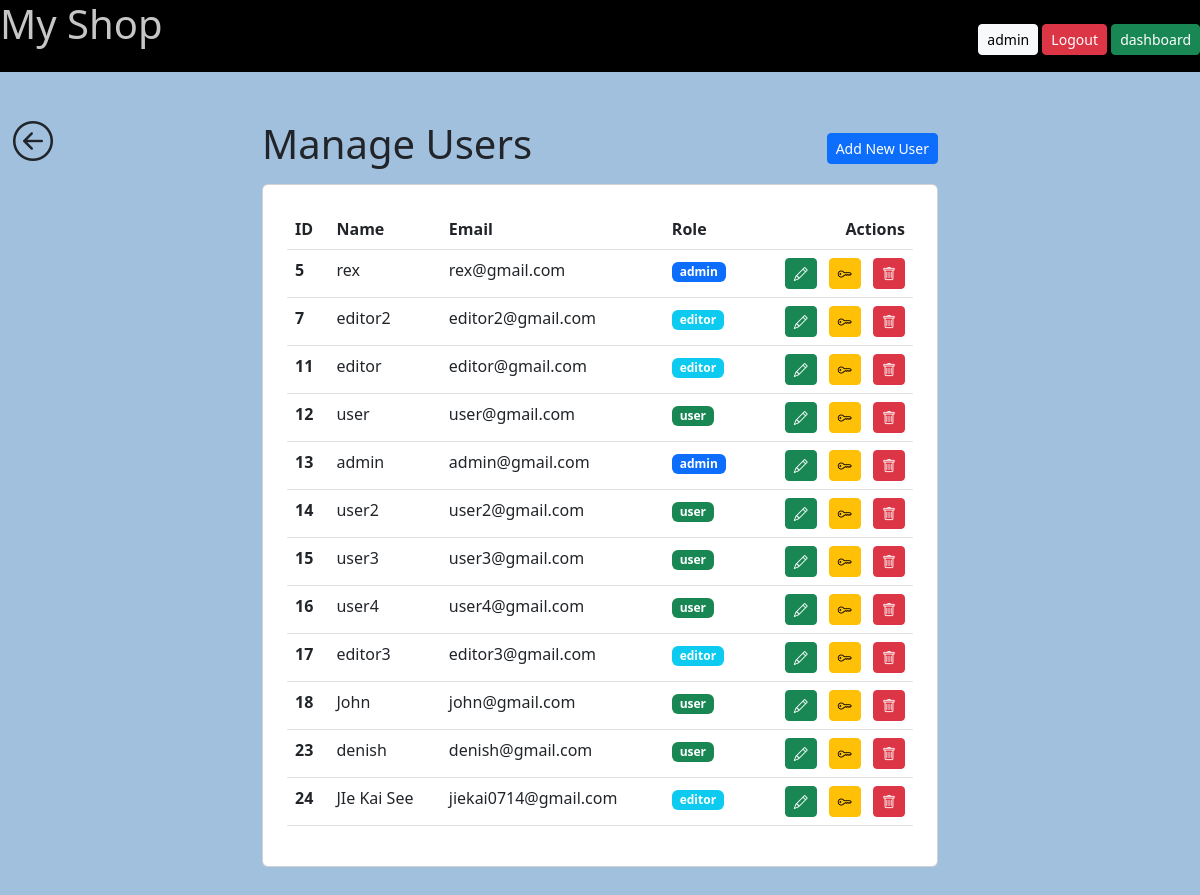
The page /manage-users (signed in) on the database as committed earlier.
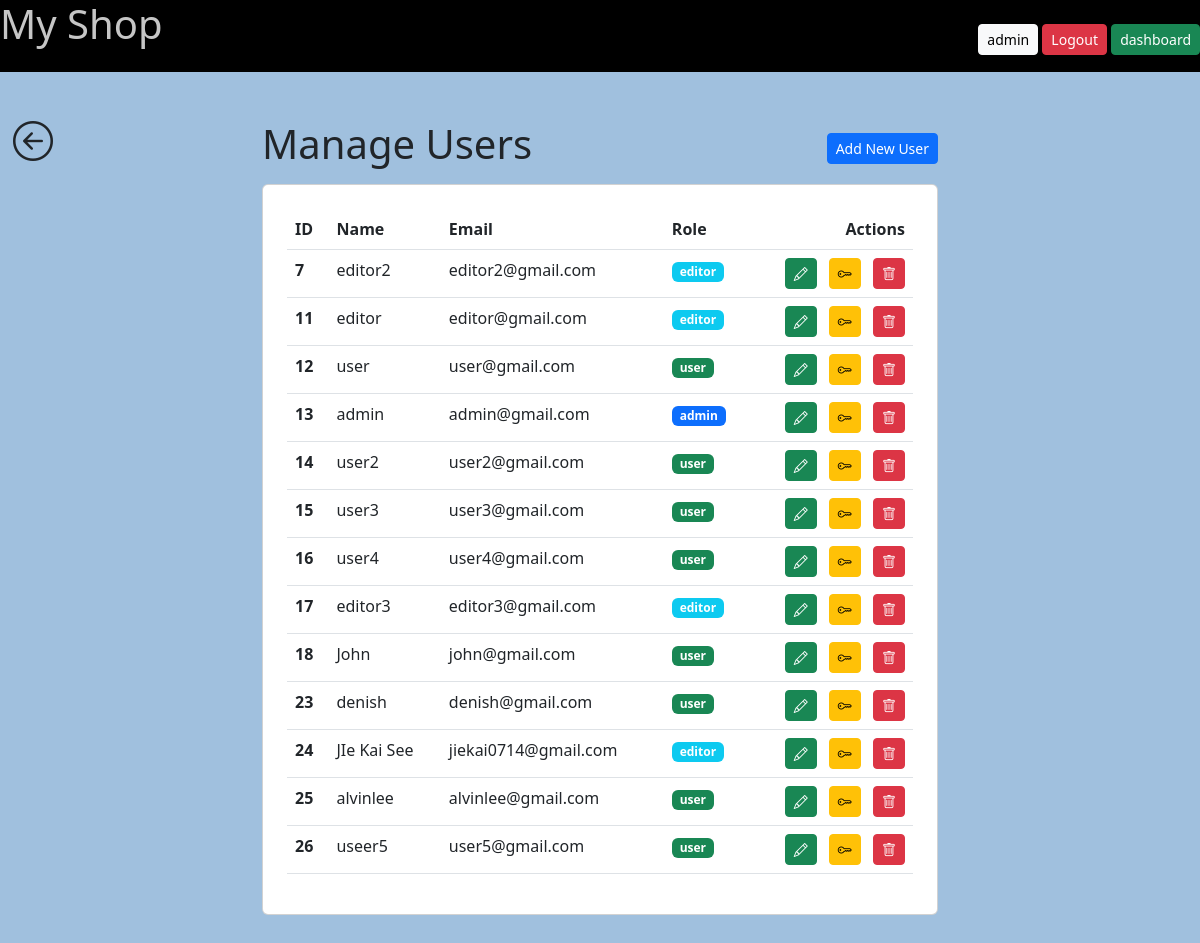
The same page on the database as committed later.
### tables this page shows
CREATE TABLE `users` (
  `id` int(11) NOT NULL AUTO_INCREMENT,
  `name` text NOT NULL,
  `email` text NOT NULL,
  `password` varchar(100) NOT NULL,
  `role` varchar(100) NOT NULL DEFAULT 'user',
  `create_at` timestamp NOT NULL DEFAULT current_timestamp() ON UPDATE current_timestamp(),
  PRIMARY KEY (`id`)
);

### includes/functions.php (called while the page is built, shortened)
<?php
function isUserLoggedIn() {
    return isset( $_SESSION['user'] ) ? true : false;
}
function isAdmin(){
    if( isset($_SESSION['user']['role']) && $_SESSION['user']['role'] === 'admin'){
        return true;
    }else{
        return false;
    }
}

### pages/users/manage-users.php (the view, shortened to what this page needs)
<?php
  $database = connectToDB();
  if ( isAdmin()){
    $sql = 'SELECT * FROM users';
    $query = $database->prepare($sql);
    $query->execute();
  }
  $users = $query->fetchAll();
  require "parts/header.php";
?>
    <div class=" mt-3 position-absolute">
      <a href="/dashboard" class="btn fs-1 "
        ><i class="bi bi-arrow-left-circle"></i></a
      >
    </div>
    <div class="container mx-auto my-5" style="max-width: 700px;">
      <div class="d-flex justify-content-between align-items-center mb-2">
        <h1 class="h1"><?= $_SESSION['usertitle']; ?></h1>
        <?php if(isAdmin()) :?>
          <div class="text-end">
            <a href="/manage-users-add" class="btn btn-primary btn-sm"
              >Add New User</a
            >
          </div>
        <?php endif ;?>
      </div>
      <div class="card mb-2 p-4">
        <table class="table">
          <thead>
            <tr>
              <th scope="col">ID</th>
              <th scope="col">Name</th>
              <th scope="col">Email</th>
              <th scope="col">Role</th>
              <th scope="col" class="text-end">Actions</th>
            </tr>
          </thead>
          <tbody>
            <?php foreach($users as $user):?>
            <tr class="<?php
                if (
                  isset( $_SESSION['new_user_email'] ) &&
                  $_SESSION['new_user_email'] == $user['email'] ) {
                    echo "table-success";
                    unset( $_SESSION['new_user_email'] );
                }
              ?>">
              <th scope="row"><?= $user['id']; ?></th>
              <td><?= $user['name']; ?></td>
              <td><?= $user['email']; ?></td>
              <td><span class='<?php
                if($user["role"] == "user"){
                  echo "badge bg-success";
                } else if($user["role"] == "editor"){
                  echo "badge bg-info";
                } else if($user["role"] == "admin"){
                  echo "badge bg-primary";
                }
                ?>'><?=$user['role']; ?></span></td>
              <td class="text-end">
                <div class="buttons">
                  <a
                    href="/manage-users-edit?id=<?= $user['id']; ?>"
                    class="btn btn-success btn-sm me-2"
                    ><i class="bi bi-pencil"></i>
                  </a>
                  <a
                  href="/manage-users-changepwd?id=<?= $user['id']; ?>"
                  class="btn btn-warning btn-sm me-2"
                  ><i class="bi bi-key"></i>
                  </a>
                  <button type="button" class="btn btn-danger btn-sm" data-bs-toggle="modal" data-bs-target="#delete-modal-<?= $user['id']; ?>">
                    <i class="bi bi-trash"></i>
                  </button>
                </div>
              </td>
            </tr>
            <?php endforeach; ?>
          </tbody>
        </table>
      </div>
    </div>
<?php
  require "parts/footer.php";

### index.php (shortened to what this page needs)
<?php
require "includes/functions.php";
$path = parse_url($_SERVER["REQUEST_URI"],PHP_URL_PATH);
$path = trim($path,'/');
switch($path){
    case 'manage-users':
        require 'pages/users/manage-users.php';
        break;
}

### parts/header.php (shortened to what this page needs)
<!DOCTYPE html>
<html>
  <head>
    <link
      href="https://cdn.jsdelivr.net/npm/bootstrap@5.2.3/dist/css/bootstrap.min.css"
      rel="stylesheet"
    />
    <link
      rel="stylesheet"
      href="https://cdn.jsdelivr.net/npm/bootstrap-icons@1.10.2/font/bootstrap-icons.css"
    />
  </head>
  <body>
  <nav class="d-flex mb-3">
    <h2 class="h1 mb-4 fw-light">My Shop</h1>
    <div class="mt-4 ms-auto gap-3">
      <?php if ( isUserLoggedIn() ) : ?>
        <a href="/manage-users" class="btn btn-light btn-sm"><?= $_SESSION['user']['name']?></a>
        <a href="/logout" class="btn btn-danger btn-sm">Logout</a>
        <a href="/dashboard" class="btn btn-success btn-sm">dashboard</a>
      <?php else : ?>
        <a href="/login" class="btn btn-primary btn-sm">Login</a>
        <a href="/signup" class="btn btn-success btn-sm">Sign Up</a>
      <?php endif; ?>
    </div>
  </nav>

### parts/footer.php (shortened to what this page needs)
  </body>
</html>

### parts/header.php (style rules this page uses)
body { background: #A0C0DE; }
nav { background: #000000; color: #C6C6C6; }

Rows that differ between the two databases and show on the page:
removed users: id "5", name "rex", email "rex@gmail.com", role "admin"
added users: id "25", name "alvinlee", email "alvinlee@gmail.com", role "user"
added users: id "26", name "useer5", email "user5@gmail.com", role "user"
